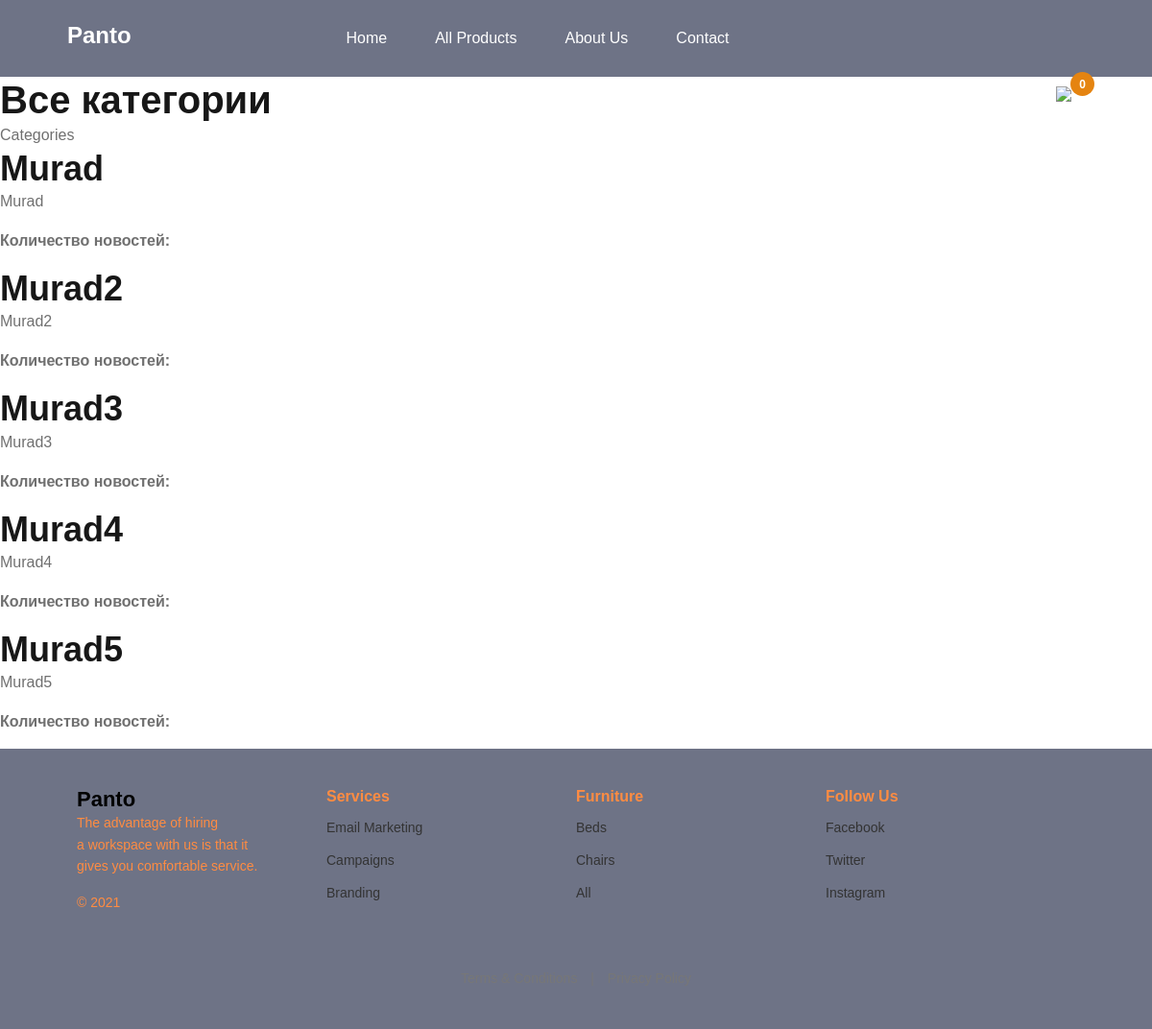
Page /categories/ on the committed database.
### news/models.py (models this page shows, shortened)
class Category(models.Model):
    name = models.CharField(max_length=60, db_index=True)
    time_create = models.DateTimeField(auto_now_add=True, verbose_name="Time_create", null=True)
    time_update = models.DateTimeField(auto_now=True, verbose_name="Time_update", null=True)
    is_published = models.BooleanField(default=True, verbose_name="Status")
    description = models.TextField(null=True, blank=True)

### news/views.py (the view)
# urls.py: path('categories/', views.categories_list, name='categories'),
def categories_list(request):
    categories = Category.objects.all()
    return render(request, 'news/categories_list.html', {
        'categories': categories,
        'menu': menu
    })

### news/templates/news/categories_list.html
{% extends 'news/base.html' %}
{% load static %}
{% block content %}
<h1>Все категории</h1>
<a href="{% url 'categories' %}">Categories</a>
<div class="category-list">
    {% for category in categories %}
    <div class="category-item">
        <h2><a href="{% url 'category_detail' category.id %}">{{ category.name }}</a></h2>
        <p>{{ category.description }}</p>
        <p><strong>Количество новостей:</strong> {{ category.news_count }}</p>
    </div>
    {% endfor %}
</div>
{% endblock %}

### rows in the picture
Category: name "Murad", description "Murad"
Category: name "Murad2", description "Murad2"
Category: name "Murad3", description "Murad3"
Category: name "Murad4", description "Murad4"
Category: name "Murad5", description "Murad5"
